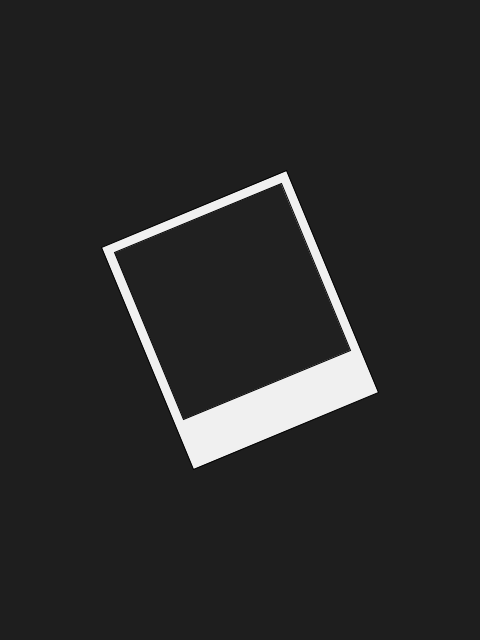
Frame 1 (no input)
Frame 2 (the mouse pressed at the canvas centre, redrawn once): identical to frame 1, image omitted

The Processing sketch that drew this single still picture (run headless with seeded random() and noise(); the mouse was pressed at the canvas centre and the sketch redrawn once):

// Processing sketch: memento
// ── memento.pde
// Manuale di Programmazione Cinematografica
// Daniele Olmisani, 2015

// Memento

final color PAPER = color(30);
final color INK = color(240);

final int SIZE = 200;

void setup() {
  
  size(480, 640);
  noLoop();
}

void draw() {
  
  translate(width/2.0, height/2.0);
  rotate(-QUARTER_PI/2);
  
  background(PAPER);
  fill(INK);
  
  rectMode(CENTER);
  
  rect(0, 0, SIZE, 1.2*SIZE);
  translate(0, -0.1*SIZE);
  
  fill(32);
  
  rect(0, 0, 0.9*SIZE, 0.9*SIZE);
  
  save("memento.png");
}
